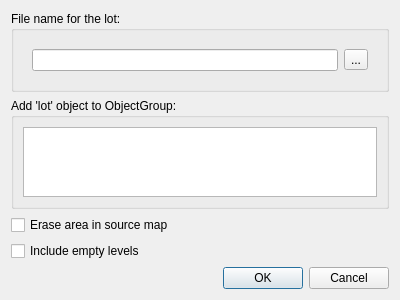
<?xml version="1.0" encoding="UTF-8"?>
<ui version="4.0">
 <class>ConvertToLotDialog</class>
 <widget class="QDialog" name="ConvertToLotDialog">
  <property name="geometry">
   <rect>
    <x>0</x>
    <y>0</y>
    <width>400</width>
    <height>300</height>
   </rect>
  </property>
  <property name="windowTitle">
   <string>Dialog</string>
  </property>
  <layout class="QGridLayout" name="gridLayout">
   <item row="0" column="0">
    <widget class="QGroupBox" name="groupBox">
     <property name="title">
      <string>File name for the lot:</string>
     </property>
     <layout class="QHBoxLayout" name="horizontalLayout_2">
      <item>
       <widget class="QWidget" name="widget" native="true">
        <layout class="QHBoxLayout" name="horizontalLayout">
         <item>
          <widget class="QLineEdit" name="mapNameEdit"/>
         </item>
         <item>
          <widget class="QToolButton" name="toolButton">
           <property name="text">
            <string>...</string>
           </property>
          </widget>
         </item>
        </layout>
       </widget>
      </item>
     </layout>
    </widget>
   </item>
   <item row="7" column="0">
    <widget class="QDialogButtonBox" name="buttonBox">
     <property name="orientation">
      <enum>Qt::Horizontal</enum>
     </property>
     <property name="standardButtons">
      <set>QDialogButtonBox::Cancel|QDialogButtonBox::Ok</set>
     </property>
    </widget>
   </item>
   <item row="6" column="0">
    <spacer name="verticalSpacer">
     <property name="orientation">
      <enum>Qt::Vertical</enum>
     </property>
     <property name="sizeHint" stdset="0">
      <size>
       <width>20</width>
       <height>40</height>
      </size>
     </property>
    </spacer>
   </item>
   <item row="3" column="0">
    <widget class="QGroupBox" name="groupBox_2">
     <property name="title">
      <string>Add 'lot' object to ObjectGroup:</string>
     </property>
     <layout class="QVBoxLayout" name="verticalLayout">
      <item>
       <widget class="QListWidget" name="layerList"/>
      </item>
     </layout>
    </widget>
   </item>
   <item row="5" column="0">
    <widget class="QCheckBox" name="emptyLevels">
     <property name="text">
      <string>Include empty levels</string>
     </property>
    </widget>
   </item>
   <item row="4" column="0">
    <widget class="QCheckBox" name="eraseSource">
     <property name="text">
      <string>Erase area in source map</string>
     </property>
    </widget>
   </item>
  </layout>
 </widget>
 <resources/>
 <connections>
  <connection>
   <sender>buttonBox</sender>
   <signal>accepted()</signal>
   <receiver>ConvertToLotDialog</receiver>
   <slot>accept()</slot>
   <hints>
    <hint type="sourcelabel">
     <x>248</x>
     <y>254</y>
    </hint>
    <hint type="destinationlabel">
     <x>157</x>
     <y>274</y>
    </hint>
   </hints>
  </connection>
  <connection>
   <sender>buttonBox</sender>
   <signal>rejected()</signal>
   <receiver>ConvertToLotDialog</receiver>
   <slot>reject()</slot>
   <hints>
    <hint type="sourcelabel">
     <x>316</x>
     <y>260</y>
    </hint>
    <hint type="destinationlabel">
     <x>286</x>
     <y>274</y>
    </hint>
   </hints>
  </connection>
 </connections>
</ui>
